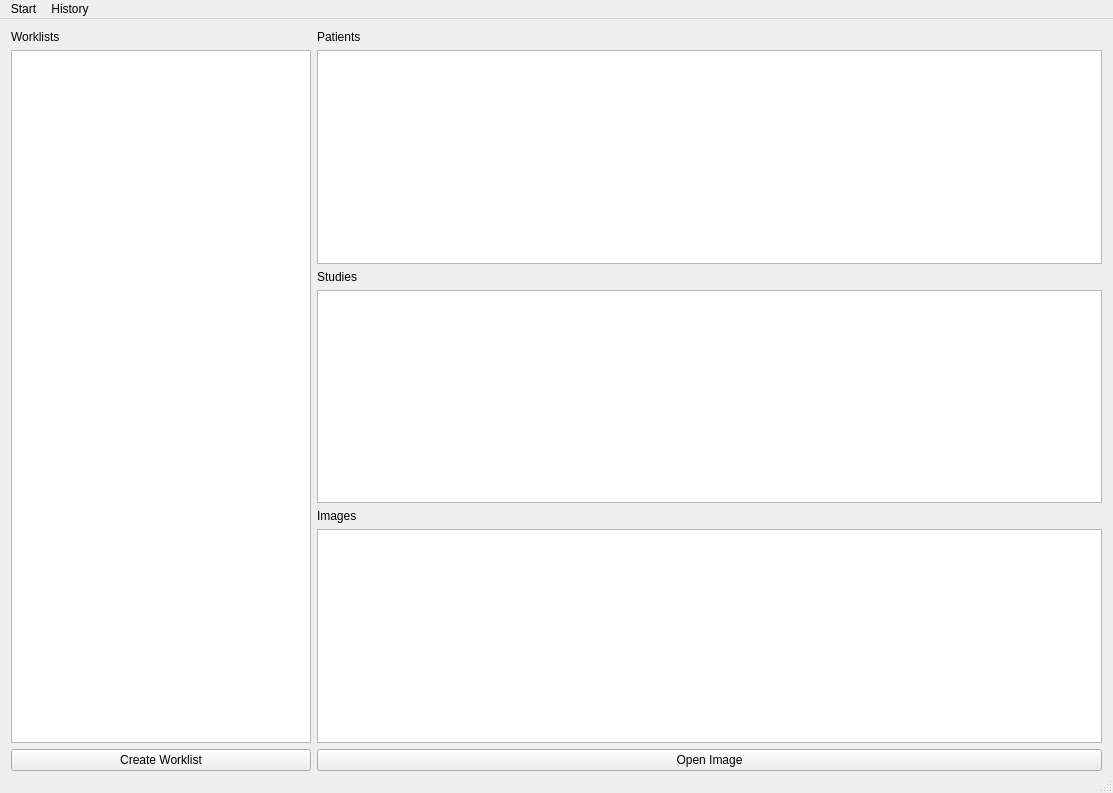
<?xml version="1.0" encoding="UTF-8"?>
<ui version="4.0">
 <class>WorklistWindowLayout</class>
 <widget class="QMainWindow" name="WorklistWindowLayout">
  <property name="geometry">
   <rect>
    <x>0</x>
    <y>0</y>
    <width>1113</width>
    <height>793</height>
   </rect>
  </property>
  <property name="windowTitle">
   <string>Worklistinterface</string>
  </property>
  <widget class="QWidget" name="centralWidget">
   <layout class="QGridLayout" name="gridLayout">
    <property name="bottomMargin">
     <number>0</number>
    </property>
    <item row="6" column="0">
     <widget class="QPushButton" name="button_create_worklist">
      <property name="maximumSize">
       <size>
        <width>16777215</width>
        <height>16777215</height>
       </size>
      </property>
      <property name="text">
       <string>Create Worklist</string>
      </property>
     </widget>
    </item>
    <item row="0" column="1">
     <widget class="QLabel" name="label_patients">
      <property name="text">
       <string>Patients</string>
      </property>
     </widget>
    </item>
    <item row="0" column="0">
     <widget class="QLabel" name="label_worklists">
      <property name="text">
       <string>Worklists</string>
      </property>
     </widget>
    </item>
    <item row="2" column="1">
     <widget class="QLabel" name="label_studies">
      <property name="text">
       <string>Studies</string>
      </property>
     </widget>
    </item>
    <item row="1" column="1">
     <widget class="QTableView" name="view_patients">
      <property name="enabled">
       <bool>true</bool>
      </property>
      <property name="editTriggers">
       <set>QAbstractItemView::AnyKeyPressed|QAbstractItemView::EditKeyPressed</set>
      </property>
      <property name="dragDropMode">
       <enum>QAbstractItemView::DragOnly</enum>
      </property>
      <property name="alternatingRowColors">
       <bool>true</bool>
      </property>
      <property name="selectionMode">
       <enum>QAbstractItemView::SingleSelection</enum>
      </property>
      <property name="sortingEnabled">
       <bool>true</bool>
      </property>
      <attribute name="horizontalHeaderCascadingSectionResizes">
       <bool>true</bool>
      </attribute>
      <attribute name="horizontalHeaderShowSortIndicator" stdset="0">
       <bool>true</bool>
      </attribute>
      <attribute name="horizontalHeaderStretchLastSection">
       <bool>true</bool>
      </attribute>
      <attribute name="verticalHeaderVisible">
       <bool>false</bool>
      </attribute>
      <attribute name="verticalHeaderDefaultSectionSize">
       <number>33</number>
      </attribute>
      <attribute name="verticalHeaderMinimumSectionSize">
       <number>20</number>
      </attribute>
     </widget>
    </item>
    <item row="4" column="1">
     <widget class="QLabel" name="label_images">
      <property name="text">
       <string>Images</string>
      </property>
     </widget>
    </item>
    <item row="5" column="1">
     <widget class="QListView" name="view_images">
      <property name="sizePolicy">
       <sizepolicy hsizetype="Expanding" vsizetype="Expanding">
        <horstretch>0</horstretch>
        <verstretch>0</verstretch>
       </sizepolicy>
      </property>
      <property name="editTriggers">
       <set>QAbstractItemView::EditKeyPressed</set>
      </property>
      <property name="dragDropMode">
       <enum>QAbstractItemView::DragDrop</enum>
      </property>
      <property name="defaultDropAction">
       <enum>Qt::IgnoreAction</enum>
      </property>
      <property name="iconSize">
       <size>
        <width>200</width>
        <height>200</height>
       </size>
      </property>
      <property name="resizeMode">
       <enum>QListView::Adjust</enum>
      </property>
      <property name="layoutMode">
       <enum>QListView::Batched</enum>
      </property>
      <property name="spacing">
       <number>0</number>
      </property>
      <property name="gridSize">
       <size>
        <width>250</width>
        <height>250</height>
       </size>
      </property>
      <property name="viewMode">
       <enum>QListView::IconMode</enum>
      </property>
      <property name="uniformItemSizes">
       <bool>true</bool>
      </property>
     </widget>
    </item>
    <item row="3" column="1">
     <widget class="QTableView" name="view_studies">
      <property name="editTriggers">
       <set>QAbstractItemView::AnyKeyPressed|QAbstractItemView::EditKeyPressed</set>
      </property>
      <property name="dragDropMode">
       <enum>QAbstractItemView::DragOnly</enum>
      </property>
      <property name="alternatingRowColors">
       <bool>true</bool>
      </property>
      <property name="selectionMode">
       <enum>QAbstractItemView::SingleSelection</enum>
      </property>
      <property name="sortingEnabled">
       <bool>true</bool>
      </property>
      <attribute name="horizontalHeaderCascadingSectionResizes">
       <bool>true</bool>
      </attribute>
      <attribute name="horizontalHeaderStretchLastSection">
       <bool>true</bool>
      </attribute>
      <attribute name="verticalHeaderVisible">
       <bool>false</bool>
      </attribute>
      <attribute name="verticalHeaderMinimumSectionSize">
       <number>20</number>
      </attribute>
     </widget>
    </item>
    <item row="6" column="1">
     <widget class="QPushButton" name="button_open_image">
      <property name="maximumSize">
       <size>
        <width>16777215</width>
        <height>16777215</height>
       </size>
      </property>
      <property name="text">
       <string>Open Image</string>
      </property>
     </widget>
    </item>
    <item row="1" column="0" rowspan="5">
     <widget class="QListView" name="view_worklists">
      <property name="minimumSize">
       <size>
        <width>300</width>
        <height>0</height>
       </size>
      </property>
      <property name="maximumSize">
       <size>
        <width>300</width>
        <height>16777215</height>
       </size>
      </property>
      <property name="acceptDrops">
       <bool>true</bool>
      </property>
      <property name="editTriggers">
       <set>QAbstractItemView::EditKeyPressed</set>
      </property>
      <property name="dragDropMode">
       <enum>QAbstractItemView::DropOnly</enum>
      </property>
     </widget>
    </item>
   </layout>
  </widget>
  <widget class="QMenuBar" name="menuBar">
   <property name="geometry">
    <rect>
     <x>0</x>
     <y>0</y>
     <width>1113</width>
     <height>24</height>
    </rect>
   </property>
   <widget class="QMenu" name="menu_start">
    <property name="title">
     <string>Start</string>
    </property>
    <addaction name="action_open_file"/>
    <addaction name="action_open_folder"/>
    <addaction name="action_open_external"/>
   </widget>
   <widget class="QMenu" name="menu_history">
    <property name="title">
     <string>History</string>
    </property>
   </widget>
   <addaction name="menu_start"/>
   <addaction name="menu_history"/>
  </widget>
  <widget class="QStatusBar" name="status_bar"/>
  <action name="action_open_file">
   <property name="text">
    <string>Open File</string>
   </property>
  </action>
  <action name="action_open_folder">
   <property name="text">
    <string>Open Folder</string>
   </property>
  </action>
  <action name="action_open_external">
   <property name="text">
    <string>Open External</string>
   </property>
  </action>
 </widget>
 <layoutdefault spacing="6" margin="11"/>
 <resources/>
 <connections/>
</ui>
